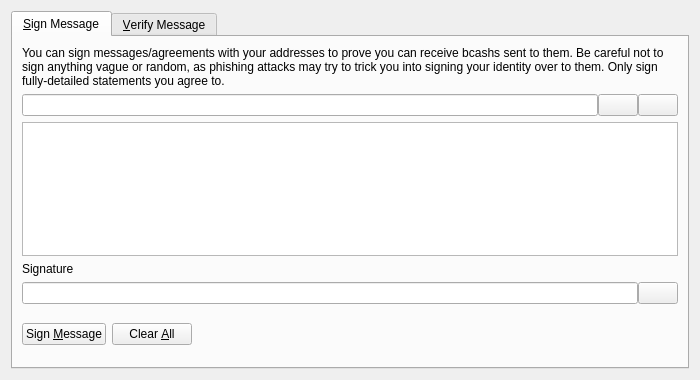
<?xml version="1.0" encoding="UTF-8"?>
<ui version="4.0">
 <class>SignVerifyMessageDialog</class>
 <widget class="QDialog" name="SignVerifyMessageDialog">
  <property name="geometry">
   <rect>
    <x>0</x>
    <y>0</y>
    <width>700</width>
    <height>380</height>
   </rect>
  </property>
  <property name="windowTitle">
   <string>Signatures - Sign / Verify a Message</string>
  </property>
  <property name="modal">
   <bool>true</bool>
  </property>
  <layout class="QVBoxLayout" name="verticalLayout">
   <item>
    <widget class="QTabWidget" name="tabWidget">
     <property name="currentIndex">
      <number>0</number>
     </property>
     <widget class="QWidget" name="tabSignMessage">
      <attribute name="title">
       <string>&amp;Sign Message</string>
      </attribute>
      <layout class="QVBoxLayout" name="verticalLayout_SM">
       <item>
        <widget class="QLabel" name="infoLabel_SM">
         <property name="text">
          <string>You can sign messages/agreements with your addresses to prove you can receive bcashs sent to them. Be careful not to sign anything vague or random, as phishing attacks may try to trick you into signing your identity over to them. Only sign fully-detailed statements you agree to.</string>
         </property>
         <property name="textFormat">
          <enum>Qt::PlainText</enum>
         </property>
         <property name="wordWrap">
          <bool>true</bool>
         </property>
        </widget>
       </item>
       <item>
        <layout class="QHBoxLayout" name="horizontalLayout_1_SM">
         <property name="spacing">
          <number>0</number>
         </property>
         <item>
          <widget class="QValidatedLineEdit" name="addressIn_SM">
           <property name="toolTip">
            <string>The Bcash address to sign the message with</string>
           </property>
          </widget>
         </item>
         <item>
          <widget class="QPushButton" name="addressBookButton_SM">
           <property name="toolTip">
            <string>Choose previously used address</string>
           </property>
           <property name="text">
            <string/>
           </property>
           <property name="icon">
            <iconset resource="../bitcoin.qrc">
             <normaloff>:/icons/address-book</normaloff>:/icons/address-book</iconset>
           </property>
           <property name="shortcut">
            <string>Alt+A</string>
           </property>
           <property name="autoDefault">
            <bool>false</bool>
           </property>
          </widget>
         </item>
         <item>
          <widget class="QPushButton" name="pasteButton_SM">
           <property name="toolTip">
            <string>Paste address from clipboard</string>
           </property>
           <property name="text">
            <string/>
           </property>
           <property name="icon">
            <iconset resource="../bitcoin.qrc">
             <normaloff>:/icons/editpaste</normaloff>:/icons/editpaste</iconset>
           </property>
           <property name="shortcut">
            <string>Alt+P</string>
           </property>
           <property name="autoDefault">
            <bool>false</bool>
           </property>
          </widget>
         </item>
        </layout>
       </item>
       <item>
        <widget class="QPlainTextEdit" name="messageIn_SM">
         <property name="toolTip">
          <string>Enter the message you want to sign here</string>
         </property>
        </widget>
       </item>
       <item>
        <widget class="QLabel" name="signatureLabel_SM">
         <property name="text">
          <string>Signature</string>
         </property>
         <property name="textFormat">
          <enum>Qt::PlainText</enum>
         </property>
        </widget>
       </item>
       <item>
        <layout class="QHBoxLayout" name="horizontalLayout_2_SM">
         <property name="spacing">
          <number>0</number>
         </property>
         <item>
          <widget class="QLineEdit" name="signatureOut_SM">
           <property name="font">
            <font>
             <italic>true</italic>
            </font>
           </property>
           <property name="readOnly">
            <bool>true</bool>
           </property>
          </widget>
         </item>
         <item>
          <widget class="QPushButton" name="copySignatureButton_SM">
           <property name="toolTip">
            <string>Copy the current signature to the system clipboard</string>
           </property>
           <property name="text">
            <string/>
           </property>
           <property name="icon">
            <iconset resource="../bitcoin.qrc">
             <normaloff>:/icons/editcopy</normaloff>:/icons/editcopy</iconset>
           </property>
           <property name="autoDefault">
            <bool>false</bool>
           </property>
          </widget>
         </item>
        </layout>
       </item>
       <item>
        <layout class="QHBoxLayout" name="horizontalLayout_3_SM">
         <item>
          <widget class="QPushButton" name="signMessageButton_SM">
           <property name="toolTip">
            <string>Sign the message to prove you own this Bcash address</string>
           </property>
           <property name="text">
            <string>Sign &amp;Message</string>
           </property>
           <property name="icon">
            <iconset resource="../bitcoin.qrc">
             <normaloff>:/icons/edit</normaloff>:/icons/edit</iconset>
           </property>
           <property name="autoDefault">
            <bool>false</bool>
           </property>
          </widget>
         </item>
         <item>
          <widget class="QPushButton" name="clearButton_SM">
           <property name="toolTip">
            <string>Reset all sign message fields</string>
           </property>
           <property name="text">
            <string>Clear &amp;All</string>
           </property>
           <property name="icon">
            <iconset resource="../bitcoin.qrc">
             <normaloff>:/icons/remove</normaloff>:/icons/remove</iconset>
           </property>
           <property name="autoDefault">
            <bool>false</bool>
           </property>
          </widget>
         </item>
         <item>
          <spacer name="horizontalSpacer_1_SM">
           <property name="orientation">
            <enum>Qt::Horizontal</enum>
           </property>
           <property name="sizeHint" stdset="0">
            <size>
             <width>40</width>
             <height>48</height>
            </size>
           </property>
          </spacer>
         </item>
         <item>
          <widget class="QLabel" name="statusLabel_SM">
           <property name="font">
            <font>
             <weight>75</weight>
             <bold>true</bold>
            </font>
           </property>
           <property name="text">
            <string/>
           </property>
           <property name="wordWrap">
            <bool>true</bool>
           </property>
          </widget>
         </item>
         <item>
          <spacer name="horizontalSpacer_2_SM">
           <property name="orientation">
            <enum>Qt::Horizontal</enum>
           </property>
           <property name="sizeHint" stdset="0">
            <size>
             <width>40</width>
             <height>48</height>
            </size>
           </property>
          </spacer>
         </item>
        </layout>
       </item>
      </layout>
     </widget>
     <widget class="QWidget" name="tabVerifyMessage">
      <attribute name="title">
       <string>&amp;Verify Message</string>
      </attribute>
      <layout class="QVBoxLayout" name="verticalLayout_VM">
       <item>
        <widget class="QLabel" name="infoLabel_VM">
         <property name="text">
          <string>Enter the receiver's address, message (ensure you copy line breaks, spaces, tabs, etc. exactly) and signature below to verify the message. Be careful not to read more into the signature than what is in the signed message itself, to avoid being tricked by a man-in-the-middle attack. Note that this only proves the signing party receives with the address, it cannot prove sendership of any transaction!</string>
         </property>
         <property name="textFormat">
          <enum>Qt::PlainText</enum>
         </property>
         <property name="alignment">
          <set>Qt::AlignLeading|Qt::AlignLeft|Qt::AlignTop</set>
         </property>
         <property name="wordWrap">
          <bool>true</bool>
         </property>
        </widget>
       </item>
       <item>
        <layout class="QHBoxLayout" name="horizontalLayout_1_VM">
         <property name="spacing">
          <number>0</number>
         </property>
         <item>
          <widget class="QValidatedLineEdit" name="addressIn_VM">
           <property name="toolTip">
            <string>The Bcash address the message was signed with</string>
           </property>
          </widget>
         </item>
         <item>
          <widget class="QPushButton" name="addressBookButton_VM">
           <property name="toolTip">
            <string>Choose previously used address</string>
           </property>
           <property name="text">
            <string/>
           </property>
           <property name="icon">
            <iconset resource="../bitcoin.qrc">
             <normaloff>:/icons/address-book</normaloff>:/icons/address-book</iconset>
           </property>
           <property name="shortcut">
            <string>Alt+A</string>
           </property>
           <property name="autoDefault">
            <bool>false</bool>
           </property>
          </widget>
         </item>
        </layout>
       </item>
       <item>
        <widget class="QPlainTextEdit" name="messageIn_VM"/>
       </item>
       <item>
        <widget class="QValidatedLineEdit" name="signatureIn_VM"/>
       </item>
       <item>
        <layout class="QHBoxLayout" name="horizontalLayout_2_VM">
         <item>
          <widget class="QPushButton" name="verifyMessageButton_VM">
           <property name="toolTip">
            <string>Verify the message to ensure it was signed with the specified Bcash address</string>
           </property>
           <property name="text">
            <string>Verify &amp;Message</string>
           </property>
           <property name="icon">
            <iconset resource="../bitcoin.qrc">
             <normaloff>:/icons/transaction_0</normaloff>:/icons/transaction_0</iconset>
           </property>
           <property name="autoDefault">
            <bool>false</bool>
           </property>
          </widget>
         </item>
         <item>
          <widget class="QPushButton" name="clearButton_VM">
           <property name="toolTip">
            <string>Reset all verify message fields</string>
           </property>
           <property name="text">
            <string>Clear &amp;All</string>
           </property>
           <property name="icon">
            <iconset resource="../bitcoin.qrc">
             <normaloff>:/icons/remove</normaloff>:/icons/remove</iconset>
           </property>
           <property name="autoDefault">
            <bool>false</bool>
           </property>
          </widget>
         </item>
         <item>
          <spacer name="horizontalSpacer_1_VM">
           <property name="orientation">
            <enum>Qt::Horizontal</enum>
           </property>
           <property name="sizeHint" stdset="0">
            <size>
             <width>40</width>
             <height>48</height>
            </size>
           </property>
          </spacer>
         </item>
         <item>
          <widget class="QLabel" name="statusLabel_VM">
           <property name="font">
            <font>
             <weight>75</weight>
             <bold>true</bold>
            </font>
           </property>
           <property name="text">
            <string/>
           </property>
           <property name="wordWrap">
            <bool>true</bool>
           </property>
          </widget>
         </item>
         <item>
          <spacer name="horizontalSpacer_2_VM">
           <property name="orientation">
            <enum>Qt::Horizontal</enum>
           </property>
           <property name="sizeHint" stdset="0">
            <size>
             <width>40</width>
             <height>48</height>
            </size>
           </property>
          </spacer>
         </item>
        </layout>
       </item>
      </layout>
     </widget>
    </widget>
   </item>
  </layout>
 </widget>
 <customwidgets>
  <customwidget>
   <class>QValidatedLineEdit</class>
   <extends>QLineEdit</extends>
   <header>qt/qvalidatedlineedit.h</header>
  </customwidget>
 </customwidgets>
 <resources>
  <include location="../bitcoin.qrc"/>
 </resources>
 <connections/>
</ui>
